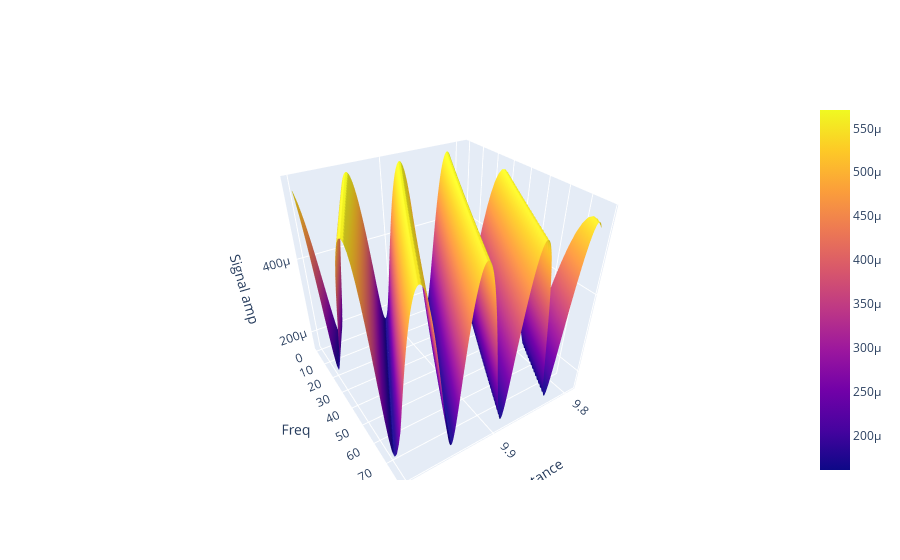

Source (notebook cell):
### Code cell
fig_amp.update_layout(height=800)
fig_amp

### Figure 1 — Plotly figure (JSON) as saved in the notebook; plotly's stock layout.template omitted (floating-point values rounded to 4 significant figures; data arrays with more than 128 entries replaced by an {"elided": "..."} marker saying what was removed)
{"data": [{"type": "surface", "x": {"elided": "500 float values"}, "y": [0, 2, 4, 6, 8, 10, 12, 14, 16, 18, 20, 22, 24, 26, 28, 30, 32, 34, 36, 38, 40, 42, 44, 46, 48, 50, 52, 54, 56, 58, 60, 62, 64, 66, 68, 70, 72, 74, 76, 78], "z": {"elided": "40x500 float values"}}], "layout": {"autosize": true, "scene": {"aspectmode": "auto", "aspectratio": {"x": 1, "y": 1, "z": 1}, "camera": {"center": {"x": 0, "y": 0, "z": 0}, "eye": {"x": 0.9608, "y": 1.504, "z": 1.226}, "projection": {"type": "perspective"}, "up": {"x": 0, "y": 0, "z": 1}}, "xaxis": {"title": {"text": "Distance"}, "type": "linear"}, "yaxis": {"title": {"text": "Freq"}, "type": "linear"}, "zaxis": {"title": {"text": "Signal amp"}, "type": "linear"}}}}
